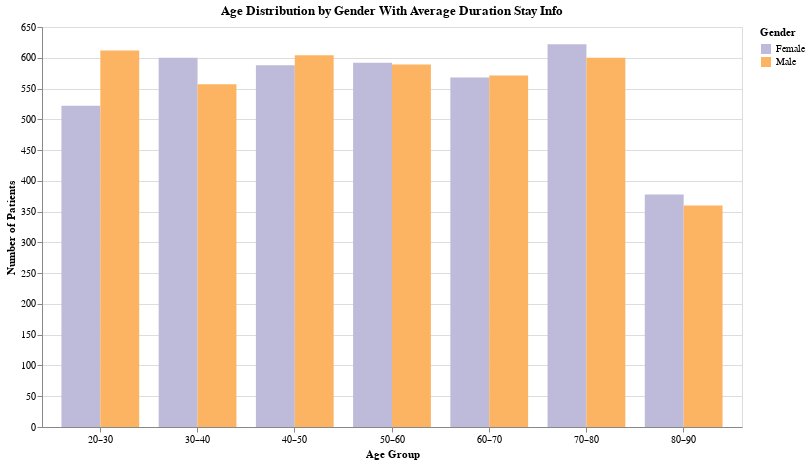

Source (notebook cell):
### Code cell
# Side-by-side barplot of age distribution
# interactiveness with average duration of stay between two genders, duration of stay, age, test result numbers (inconclusive, normal, abnormal)
import pandas as pd
import altair as alt

df = pd.read_csv("healthcare_dataset_cleaned.csv")

bins = [20, 30, 40, 50, 60, 70, 80, 90]
labels = [f"{bins[i]}–{bins[i+1]}" for i in range(len(bins)-1)]

df['age_group'] = pd.cut(df['Age'], bins=bins, labels=labels, right=False)
df['result_type'] = df['Test Results']

agg_df = df.groupby(['age_group', 'Gender']).agg(
    count=('Name', 'count'),
    avg_duration=('Duration of Stay', lambda x: round(x.mean())),
).reset_index()

color_map = {'Female': '#bebada',
             'Male': '#fdb462'}

chart = alt.Chart(agg_df).mark_bar().encode(
    x=alt.X('age_group:N', title='Age Group', axis=alt.Axis(labelAngle=0)),
    xOffset='Gender:N',  # makes the bars side-by-side
    y=alt.Y('count:Q', title='Number of Patients', scale=alt.Scale(zero=True)),
    color=alt.Color('Gender:N', scale=alt.Scale(domain=list(color_map.keys()), range=list(color_map.values()))),
    tooltip=[
        alt.Tooltip('age_group:N', title='Age Group'),
        alt.Tooltip('Gender:N'),
        alt.Tooltip('count:Q', title='Number of Patients'),
        alt.Tooltip('avg_duration:Q', title='Avg. Duration of Stay')
    ]
).properties(
    title='Age Distribution by Gender With Average Duration Stay Info',
    width=700,
    height=400
)

chart.show()
chart.save('Gender_Average_Duration.html')

### Figure 1 — Vega-Lite specification as saved in the notebook (floating-point values rounded to 4 significant figures)
{"config": {"view": {"continuousWidth": 300, "continuousHeight": 300}}, "data": {"name": "data-4790c14dd44754b8bbf699bc6eb67f92"}, "mark": {"type": "bar"}, "encoding": {"color": {"field": "Gender", "scale": {"domain": ["Female", "Male"], "range": ["#bebada", "#fdb462"]}, "type": "nominal"}, "tooltip": [{"field": "age_group", "title": "Age Group", "type": "nominal"}, {"field": "Gender", "type": "nominal"}, {"field": "count", "title": "Number of Patients", "type": "quantitative"}, {"field": "avg_duration", "title": "Avg. Duration of Stay", "type": "quantitative"}], "x": {"axis": {"labelAngle": 0}, "field": "age_group", "title": "Age Group", "type": "nominal"}, "xOffset": {"field": "Gender", "type": "nominal"}, "y": {"field": "count", "scale": {"zero": true}, "title": "Number of Patients", "type": "quantitative"}}, "height": 400, "title": "Age Distribution by Gender With Average Duration Stay Info", "width": 700, "$schema": "https://vega.github.io/schema/vega-lite/v5.20.1.json", "datasets": {"data-4790c14dd44754b8bbf699bc6eb67f92": [{"age_group": "20–30", "Gender": "Female", "count": 522, "avg_duration": 16}, {"age_group": "20–30", "Gender": "Male", "count": 612, "avg_duration": 16}, {"age_group": "30–40", "Gender": "Female", "count": 600, "avg_duration": 15}, {"age_group": "30–40", "Gender": "Male", "count": 557, "avg_duration": 15}, {"age_group": "40–50", "Gender": "Female", "count": 588, "avg_duration": 15}, {"age_group": "40–50", "Gender": "Male", "count": 604, "avg_duration": 15}, {"age_group": "50–60", "Gender": "Female", "count": 592, "avg_duration": 16}, {"age_group": "50–60", "Gender": "Male", "count": 589, "avg_duration": 16}, {"age_group": "60–70", "Gender": "Female", "count": 568, "avg_duration": 15}, {"age_group": "60–70", "Gender": "Male", "count": 571, "avg_duration": 15}, {"age_group": "70–80", "Gender": "Female", "count": 622, "avg_duration": 15}, {"age_group": "70–80", "Gender": "Male", "count": 600, "avg_duration": 16}, {"age_group": "80–90", "Gender": "Female", "count": 378, "avg_duration": 16}, {"age_group": "80–90", "Gender": "Male", "count": 360, "avg_duration": 16}]}}
